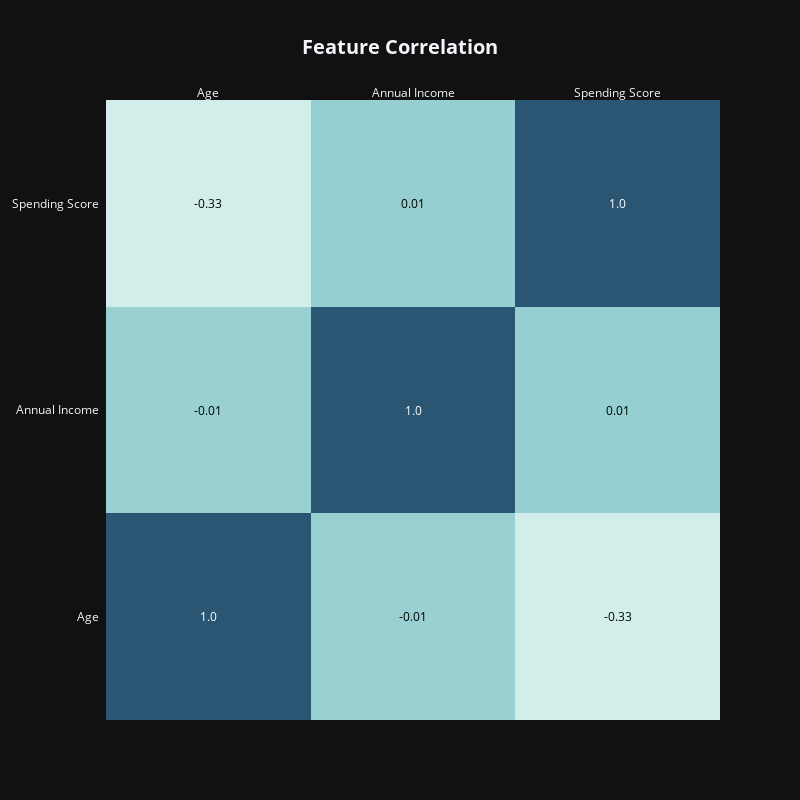

Notebook source saved alongside this figure:
### Code cell
correlations = df.corr()
x = correlations.columns.tolist()
y = correlations.index.tolist()
z = correlations.values

fig = ff.create_annotated_heatmap(x = x, y = y, z = z, 
                                  annotation_text = z.round(2), 
                                  colorscale = 'teal',
                                  hovertemplate = "Correlation of %{x} and %{y}= %{z:.2f}")

fig.update_layout(
    title = dict(
         text = '<b>Feature Correlation</b>',
         x = 0.5,
         y = 0.95,
         font = dict(
             size = 20
         )
    ),
    template = 'plotly_dark',
    width = 800,
    height = 800
)

fig.show()

### Figure 1 — Plotly figure (JSON) as saved in the notebook; plotly's stock layout.template omitted (floating-point values rounded to 4 significant figures)
{"data": [{"colorscale": [[0, "rgb(209, 238, 234)"], [0.1667, "rgb(168, 219, 217)"], [0.3333, "rgb(133, 196, 201)"], [0.5, "rgb(104, 171, 184)"], [0.6667, "rgb(79, 144, 166)"], [0.8333, "rgb(59, 115, 143)"], [1, "rgb(42, 86, 116)"]], "hovertemplate": "Correlation of %{x} and %{y}= %{z:.2f}", "reversescale": false, "showscale": false, "type": "heatmap", "x": ["Age", "Annual Income", "Spending Score"], "y": ["Age", "Annual Income", "Spending Score"], "z": [[1, -0.0124, -0.3272], [-0.0124, 1, 0.009903], [-0.3272, 0.009903, 1]]}], "layout": {"annotations": [{"font": {"color": "#FFFFFF"}, "showarrow": false, "text": "1.0", "x": "Age", "xref": "x", "y": "Age", "yref": "y"}, {"font": {"color": "#000000"}, "showarrow": false, "text": "-0.01", "x": "Annual Income", "xref": "x", "y": "Age", "yref": "y"}, {"font": {"color": "#000000"}, "showarrow": false, "text": "-0.33", "x": "Spending Score", "xref": "x", "y": "Age", "yref": "y"}, {"font": {"color": "#000000"}, "showarrow": false, "text": "-0.01", "x": "Age", "xref": "x", "y": "Annual Income", "yref": "y"}, {"font": {"color": "#FFFFFF"}, "showarrow": false, "text": "1.0", "x": "Annual Income", "xref": "x", "y": "Annual Income", "yref": "y"}, {"font": {"color": "#000000"}, "showarrow": false, "text": "0.01", "x": "Spending Score", "xref": "x", "y": "Annual Income", "yref": "y"}, {"font": {"color": "#000000"}, "showarrow": false, "text": "-0.33", "x": "Age", "xref": "x", "y": "Spending Score", "yref": "y"}, {"font": {"color": "#000000"}, "showarrow": false, "text": "0.01", "x": "Annual Income", "xref": "x", "y": "Spending Score", "yref": "y"}, {"font": {"color": "#FFFFFF"}, "showarrow": false, "text": "1.0", "x": "Spending Score", "xref": "x", "y": "Spending Score", "yref": "y"}], "height": 800, "title": {"font": {"size": 20}, "text": "<b>Feature Correlation</b>", "x": 0.5, "y": 0.95}, "width": 800, "xaxis": {"dtick": 1, "gridcolor": "rgb(0, 0, 0)", "side": "top", "ticks": ""}, "yaxis": {"dtick": 1, "ticks": "", "ticksuffix": "  "}}}
